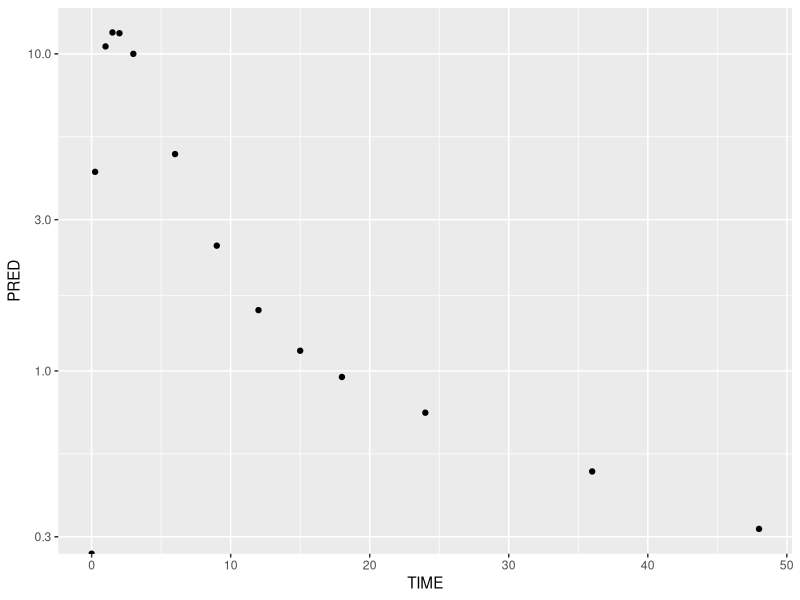

Recreate this plot in R. (Note: this script raises an error after producing the figure.)
## ---- chunk 1
setwd(paste0(getwd(), "/lab-notebook"))
## ---- chunk 2
library(dplyr)
library(ggplot2)
## ---- chunk 3
dat <- read.table("../modeling//singleid_sim.dat", skip = 1, header = T)

## ---- chunk 4
qplot(data=dat, x = TIME, y = PRED) + scale_y_log10()
## ---- chunk 5
time<- dat$TIME
  conc <- dat$DV
  
  time.points <- length(time)
  #check to make sure partial time legit option
  ###need to add warning
last_points <- 5
  last <- last_points
  start<- time.points - last + 1


    t<-time[start:time.points]
    con <- conc[start:time.points]
    xt <-lm(log(con)~t) # log-linear terminal phase calculation for k
    lambda_z<- as.numeric(xt$coef[2])

predicted_terminal_portion <- exp(predict(xt, data.frame(t = time)))
remaining_alpha_conc <- conc- predicted_terminal_portion

alpha_index <- 4:9
alpha_conc <- remaining_alpha_conc[alpha_index]
alpha_t <- time[alpha_index]
alpha_xt <- lm(log(alpha_conc)~alpha_t)

A <- exp(unlist(alpha_xt$coef[1]))
B <- exp(unlist(xt$coef[1]))
alpha <- -as.numeric(unlist(alpha_xt$coef[2]))
beta <- -as.numeric(unlist(xt$coef[2]))
## ---- chunk 6
DOSE <- 1000
k21 <- (A*beta + B*alpha)/(A+B)
kel <- alpha*beta/k21
k12 <- alpha + beta - k21 - kel

Vc <- DOSE/max(conc)
Vp <-  k12/k21*Vc
Q <- k12*Vc
CL <- kel*Vc

initial_estimates <- data.frame("Vc" = Vc, "Vp" = Vp, "Q" = Q, "CL" = CL)
row.names(initial_estimates) <- NULL
round(initial_estimates, 2)
dat %>% do(data.frame(AUC_inf(.$TIME, .$DV, AUCinf_only = F)))
